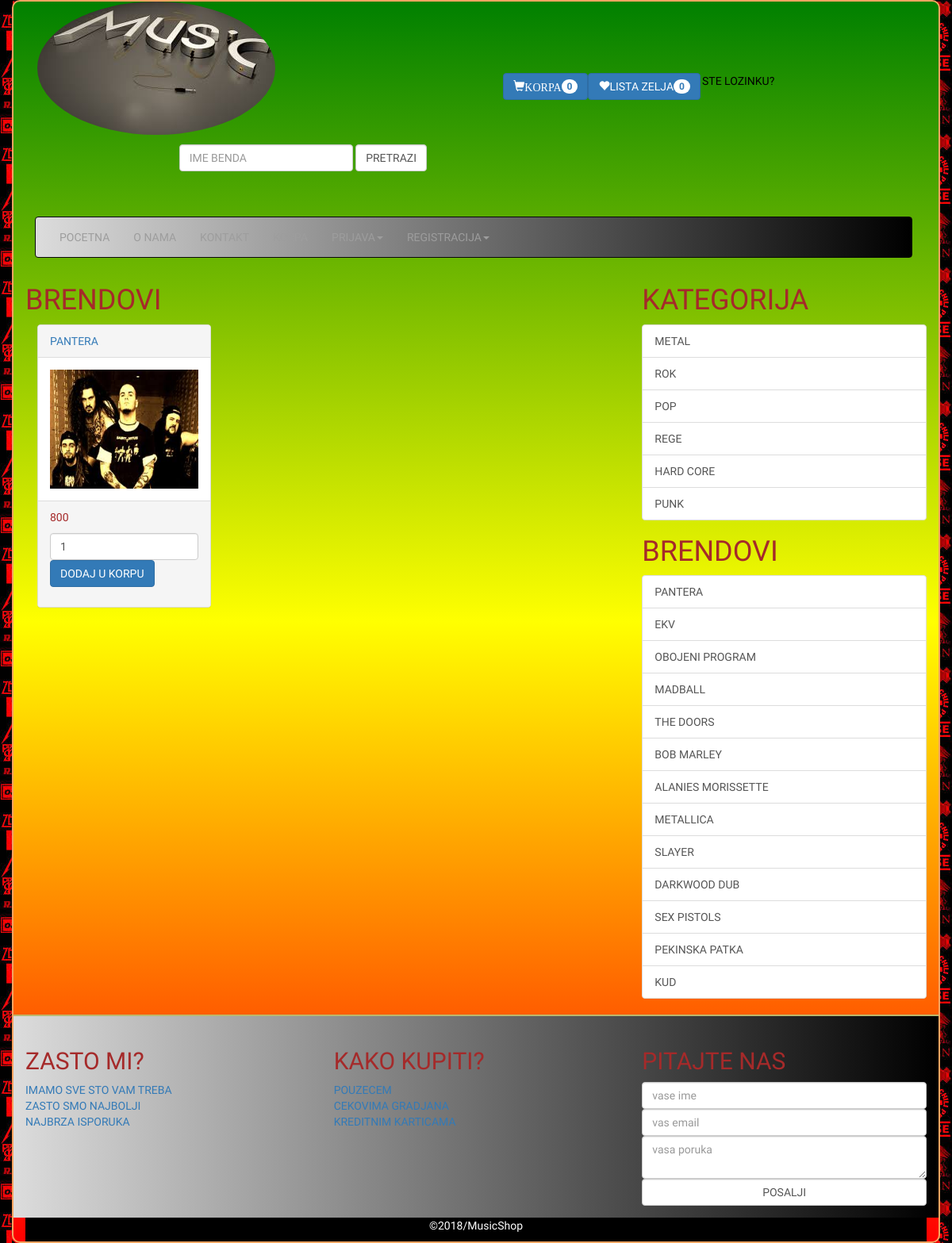
Screenshot of /pages/showBrand.php?id=9 with the database file from the repository.
### tables this page shows
CREATE TABLE IF NOT EXISTS `product` (
  `pro_id` int(11) NOT NULL AUTO_INCREMENT,
  `pro_name` varchar(100) DEFAULT NULL,
  `pro_price` int(11) DEFAULT NULL,
  `pro_body` text,
  `cat_id` int(11) DEFAULT NULL,
  `brand_id` int(11) DEFAULT NULL,
  `pro_img` text,
  PRIMARY KEY (`pro_id`)
);

CREATE TABLE IF NOT EXISTS `category` (
  `cat_id` int(11) NOT NULL AUTO_INCREMENT,
  `cat_name` varchar(100) DEFAULT NULL,
  PRIMARY KEY (`cat_id`)
);

CREATE TABLE IF NOT EXISTS `brand` (
  `brand_id` int(11) NOT NULL AUTO_INCREMENT,
  `brand_name` varchar(100) DEFAULT NULL,
  PRIMARY KEY (`brand_id`)
);

### database/db.php (called while the page is built, shortened)
<?php
class db
{
    private $conn;
    public function setDB(){
        $conn = null;
        try{
            $conn = new PDO("mysql:host=localhost;dbname=ecommerce","root","");
            $conn->setAttribute(PDO::ATTR_ERRMODE,PDO::ERRMODE_EXCEPTION);
        }catch (PDOException $e){
            echo $e->getMessage();
        }
        $this->conn = $conn;
    }
    public function getDB(){
        return $this->conn;
    }
}

### brand/brandController.php (called while the page is built, shortened)
<?php
class brandController extends brandModel
{
            ?>
        <?php }
    public function showBrandId($id){
        $stmt = $this->getDB()->prepare("select * from product where brand_id=:brand_id");
        $stmt->bindValue(":brand_id",$id);
        $stmt->execute();
        $rez = $stmt->fetchAll(PDO::FETCH_OBJ);
        return $rez;
    }
    public function showBrand(){
        $stmt = $this->getDB()->prepare("select * from brand");
        $stmt->execute();
        $rez = $stmt->fetchAll(PDO::FETCH_OBJ);
        return $rez;
    }
}

### category/categoryController.php (called while the page is built, shortened)
<?php
class categoryController extends categoryModel
{
                ?>
            <?php }
    public function showCat(){
        $stmt = $this->getDB()->prepare("select * from category");
        $stmt->execute();
        $rez = $stmt->fetchAll(PDO::FETCH_OBJ);
        return $rez;
    }
}

### pages/showBrand.php (the view, shortened to what this page needs)
</div>
<div class="row">
    <div class="col-sm-8">
        <h1>BRENDOVI</h1>
        <?php
        $insert = new categoryController();
        $brand = new brandController();
        if(isset($_GET["id"])){
            $brand = $brand->showBrandId($_GET["id"]);
            foreach($brand as $p){
                ?>
                <div class="col-sm-4">
                    <div class="panel panel-default">
                        <div class="panel-heading"><a href="../pages/singleProduct.php?id=<?php echo $p->pro_id; ?>"><?php echo $p->pro_name; ?></a></div>
                        <div class="panel-body">
                            <img src="../images/product/<?php echo $p->pro_img; ?>" style="width: 100%;height: 150px;">
                        </div>
                        <div class="panel-footer">
                            <p><?php echo $p->pro_price; ?></p>
                            <form action="<?php echo $_SERVER['PHP_SELF']; ?>" method="post" class="form-group">
                                <input type="number" name="q" min="0" max="100" step="1" value="1" class="form-control">
                                <input type="submit" name="submit" class="btn btn-primary" value="DODAJ U KORPU">
                            </form>
                        </div>
                    </div>
                </div>
            <?php }
        }?>
    </div>
    <div class="col-sm-4">
        <?php
        $select = $insert->showCat();
        ?>
        <h1>KATEGORIJA</h1>
        <div class="list-group">
            <?php foreach($select as $show){?>
                <a href="../pages/showCategory.php?id=<?php echo $show->cat_id; ?>" class="list-group-item"><?php echo $show->cat_name; ?></a>
            <?php } ?>
        </div>
        <h1>BRENDOVI</h1>
        <div class="list-group">
            <?php
            $brandId = new brandController();
            $b = $brandId->showBrand();
            foreach($b as $brands){
                ?>
                <a href="../pages/showBrand.php?id=<?php echo $brands->brand_id; ?>" class="list-group-item"><?php echo $brands->brand_name; ?></a>
            <?php } ?>
        </div>
    </div>
</div>

### view/u.css (style rules this page uses)
body { font-family: 'Galindo', cursive;color: brown;background-image: url('../images/rock.jpg') }

### rows the page displays
product: pro_name "PANTERA", pro_img (picture), pro_price "800"
category: cat_name "METAL"
category: cat_name "ROK"
category: cat_name "POP"
category: cat_name "REGE"
category: cat_name "HARD CORE"
category: cat_name "PUNK"
brand: brand_name "PANTERA"
brand: brand_name "EKV"
brand: brand_name "OBOJENI PROGRAM"
brand: brand_name "MADBALL"
brand: brand_name "THE DOORS"
brand: brand_name "BOB MARLEY"
brand: brand_name "ALANIES MORISSETTE"
brand: brand_name "METALLICA"
brand: brand_name "SLAYER"
brand: brand_name "DARKWOOD DUB"
brand: brand_name "SEX PISTOLS"
brand: brand_name "PEKINSKA PATKA"
brand: brand_name "KUD"
